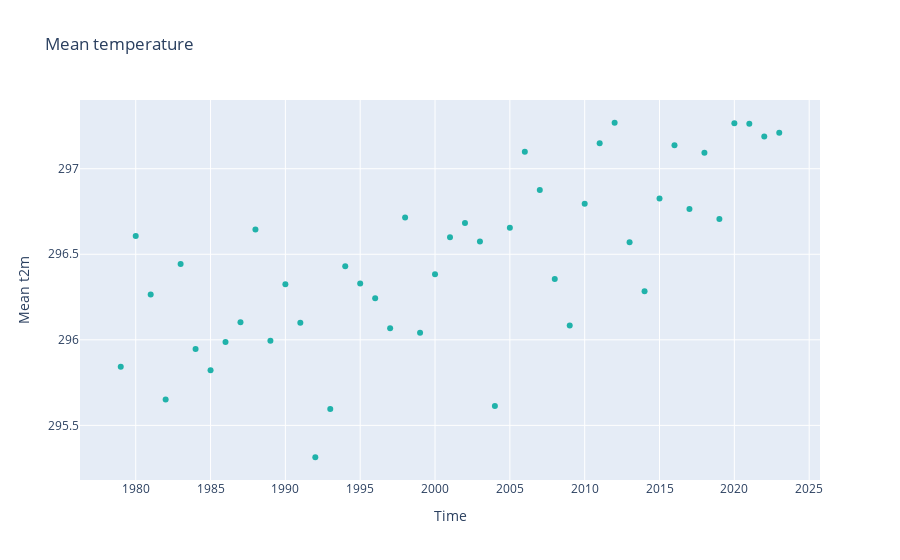

Notebook cell for this chart:
### Code cell
# # Calculate the mean 't2m' value
mean_t2m = ERA5_yearly['t2m'].mean(['latitude','longitude'])

fig = go.Figure(data=go.Scatter(
    x=mean_t2m.year.values, 
    y=mean_t2m.values,
    mode='markers',
    marker=dict(
        size=6,
        color='LightSeaGreen',
    ),
    text=mean_t2m.year.values  # Display the year on hover
))

fig.update_layout(
    xaxis_title="Time",
    yaxis_title="Mean t2m",
    title="Mean temperature",
)

fig.show()

### Figure 1 — Plotly figure (JSON) as saved in the notebook; plotly's stock layout.template omitted (floating-point values rounded to 4 significant figures)
{"data": [{"marker": {"color": "LightSeaGreen", "size": 6}, "mode": "markers", "text": [1979, 1980, 1981, 1982, 1983, 1984, 1985, 1986, 1987, 1988, 1989, 1990, 1991, 1992, 1993, 1994, 1995, 1996, 1997, 1998, 1999, 2000, 2001, 2002, 2003, 2004, 2005, 2006, 2007, 2008, 2009, 2010, 2011, 2012, 2013, 2014, 2015, 2016, 2017, 2018, 2019, 2020, 2021, 2022, 2023], "type": "scatter", "x": [1979, 1980, 1981, 1982, 1983, 1984, 1985, 1986, 1987, 1988, 1989, 1990, 1991, 1992, 1993, 1994, 1995, 1996, 1997, 1998, 1999, 2000, 2001, 2002, 2003, 2004, 2005, 2006, 2007, 2008, 2009, 2010, 2011, 2012, 2013, 2014, 2015, 2016, 2017, 2018, 2019, 2020, 2021, 2022, 2023], "y": [295.8, 296.6, 296.3, 295.7, 296.4, 295.9, 295.8, 296.0, 296.1, 296.6, 296.0, 296.3, 296.1, 295.3, 295.6, 296.4, 296.3, 296.2, 296.1, 296.7, 296.0, 296.4, 296.6, 296.7, 296.6, 295.6, 296.7, 297.1, 296.9, 296.4, 296.1, 296.8, 297.1, 297.3, 296.6, 296.3, 296.8, 297.1, 296.8, 297.1, 296.7, 297.3, 297.3, 297.2, 297.2]}], "layout": {"title": {"text": "Mean temperature"}, "xaxis": {"title": {"text": "Time"}}, "yaxis": {"title": {"text": "Mean t2m"}}}}
